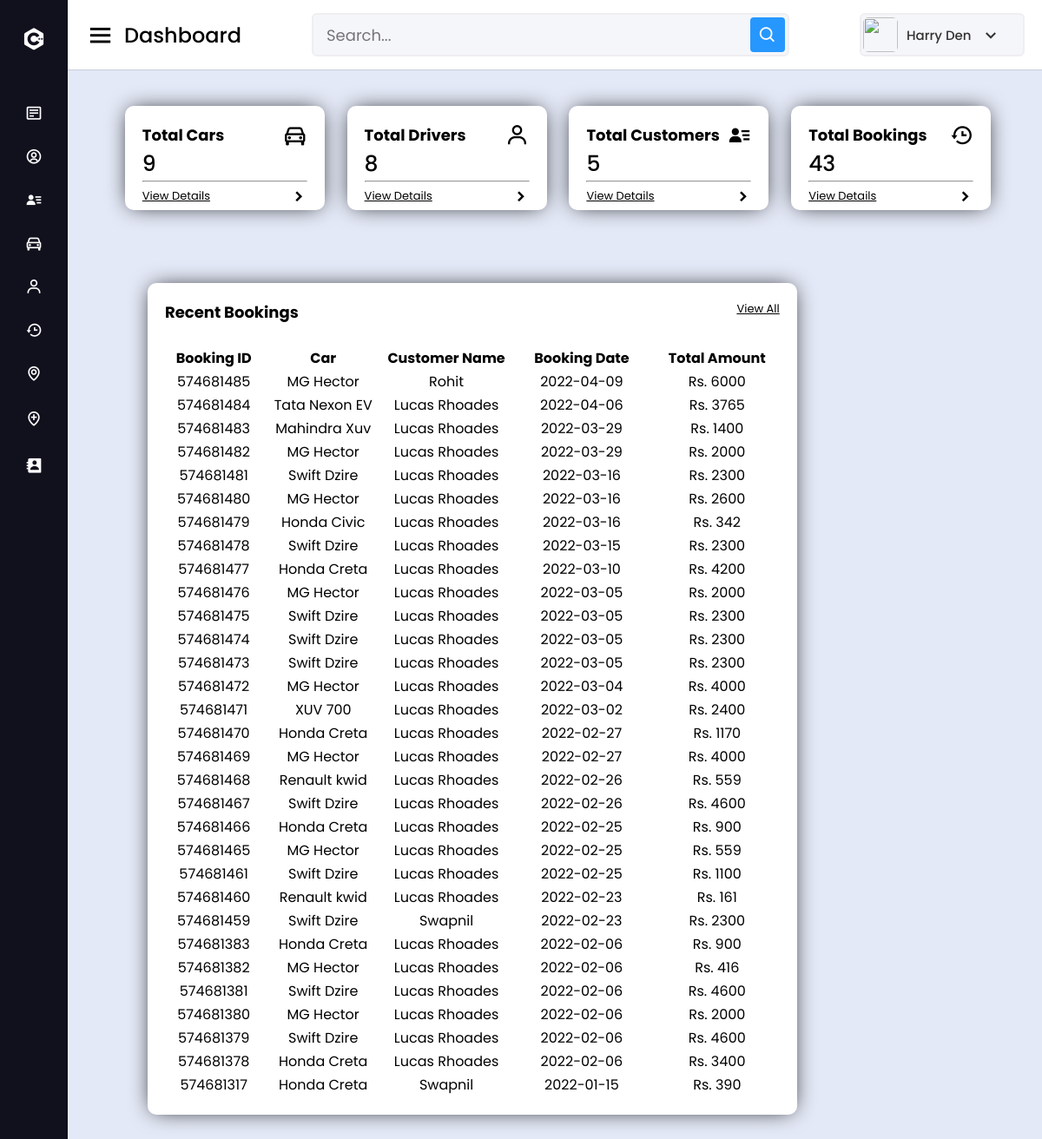
Page /admin.php (signed in) on the committed database.
### tables this page shows
CREATE TABLE `rentedcars` (
  `id` int(100) NOT NULL,
  `customer_username` varchar(50) NOT NULL,
  `car_id` int(20) NOT NULL,
  `driver_id` int(20) NOT NULL,
  `location` varchar(50) NOT NULL,
  `time` time NOT NULL,
  `Aadhar_Card` int(12) NOT NULL,
  `booking_date` date NOT NULL,
  `rent_start_date` date NOT NULL,
  `rent_end_date` date NOT NULL,
  `car_return_date` date DEFAULT NULL,
  `fare` double NOT NULL,
  `charge_type` varchar(25) NOT NULL DEFAULT 'days',
  `distance` double DEFAULT NULL,
  `no_of_days` int(50) DEFAULT NULL,
  `total_amount` double DEFAULT NULL,
  `return_status` varchar(10) NOT NULL
);

CREATE TABLE `cars` (
  `car_id` int(20) NOT NULL,
  `car_name` varchar(50) NOT NULL,
  `car_nameplate` varchar(50) NOT NULL,
  `car_img` varchar(50) DEFAULT 'NA',
  `ac_price` float NOT NULL,
  `non_ac_price` float NOT NULL,
  `ac_price_per_day` float NOT NULL,
  `non_ac_price_per_day` float NOT NULL,
  `car_availability` varchar(10) NOT NULL
);

CREATE TABLE `customers` (
  `customer_username` varchar(50) NOT NULL,
  `customer_name` varchar(50) NOT NULL,
  `customer_phone` varchar(15) NOT NULL,
  `customer_email` varchar(25) NOT NULL,
  `customer_address` varchar(50) NOT NULL,
  `customer_password` varchar(20) NOT NULL
);

### admin.php (the view, shortened to what this page needs)
<!DOCTYPE html>
<html lang="en" dir="ltr">
<?php include 'session_client.php'; ?>
<head>
    <link rel="stylesheet" href="style.css">
    <link rel="stylesheet" href="dashboard.css">
    <link href='https://unpkg.com/boxicons@2.0.7/css/boxicons.min.css' rel='stylesheet'>
</head>
<body>
    <div class="sidebar close">
        <div class="logo-details">
            <i class='bx bxl-c-plus-plus'></i>
        </div>
        <ul class="nav-links">
            <li>
                <a href="admin.php">
                    <i class='bx bx-detail'></i>
                </a>
            </li>
            <li>
                <a href="dashboard.php">
                    <i class='bx bx-user-circle'></i>
                </a>
            </li>
            <li>
                <a href="customer.php">
                    <i class='bx bxs-user-detail'></i>
                </a>
            </li>
            <li>
                <div class="iocn-link">
                    <a href="#">
                        <i class='bx bx-car'></i>
                    </a>
                </div>
            </li>
            <li>
                <div class="iocn-link">
                    <a href="#">
                        <i class='bx bx-user'></i>
                    </a>
                </div>
            </li>
            <li>
                <a href="bookings.php">
                    <i class='bx bx-history'></i>
                </a>
            </li>
            <li>
                <a href="tracking.php">
                    <i class='bx bx-map'></i>
                </a>
            </li>
            <li>
                <a href="pickup.php">
                    <i class='bx bx-location-plus'></i>
                </a>
            </li>
            <li>
                <a href="contactus.php">
                    <i class='bx bxs-contact'></i>
                </a>
            </li>
            <li>
                <div class="profile-details">
                </div>
            </li>
        </ul>
    </div>
    <section class="home-section">
        <nav>
            <div class="sidebar-button">
                <i class='bx bx-menu'></i>
                <span class="text">Dashboard</span>
            </div>
            <div class="search-box">
                <input type="text" placeholder="Search...">
                <i class='bx bx-search'></i>
            </div>
            <div class="profile-details">
                <img src="C:\xampp\htdocs\Car_Rental-PHP\assets\img\profile.jpg" alt="">
                <span class="admin_name"> Harry Den</span>
                <i class='bx bx-chevron-down'></i>
            </div>
        </nav>
        <div class="main-board">
            <div class="card-board">
                <div class="card">
                    <div class="card-icon">
                        <span>Total Cars</span> <i class='bx bx-car'></i>
                    </div>
                    <?php
                    $dash_cars_query ="SELECT * from cars";
                    $dash_cars_query_run = mysqli_query($conn, $dash_cars_query);
                    if($cars_total = mysqli_num_rows($dash_cars_query_run))
                    {
                      echo ' <h5>' .$cars_total. '</h5>';
                    }
                    else
                    {
                      echo '<h5>No data</h5>';
                    }
                    ?>
                    <hr>
                    <div class="card-icon-i">
                        <span><a href="My Cars.php">View Details</a></span> <i class='bx bxs-chevron-right'></i>
                    </div>
                </div>
                <div class="card">
                    <div class="card-icon">
                        <span>Total Drivers</span> <i class='bx bx-user'></i>
                    </div>
                    <?php
                    $dash_driver_query ="SELECT * from driver";
                    $dash_driver_query_run = mysqli_query($conn, $dash_driver_query);
                    if($driver_total = mysqli_num_rows($dash_driver_query_run))
                    {
                      echo ' <h5>' .$driver_total. '</h5>';
                    }
                    else
                    {
                      echo '<h5>No data</h5>';
                    }
                    ?>
                    <hr>
                    <div class="card-icon-i">
                        <span><a href="My Drivers.php">View Details</a></span> <i class='bx bxs-chevron-right'></i>
                    </div>
                </div>
                <div class="card">
                    <div class="card-icon">
                        <span>Total Customers</span><i class='bx bxs-user-detail'></i>
                    </div>
                    <?php
                    $dash_customers_query ="SELECT * from customers";
                    $dash_customers_query_run = mysqli_query($conn, $dash_customers_query);
                    if($customers_total = mysqli_num_rows($dash_customers_query_run))
                    {
                      echo ' <h5>' .$customers_total. '</h5>';
                    }
                    else
                    {
                      echo '<h5>No data</h5>';
                    }
                    ?>
                    <hr>
                    <div class="card-icon-i">
                        <span><a href="customer.php">View Details</a></span> <i class='bx bxs-chevron-right'></i>
                    </div>
                </div>
                <div class="card">
                    <div class="card-icon">
                        <span>Total Bookings</span> <i class='bx bx-history'></i>
                    </div>
                    <?php
                    $dash_booking_query ="SELECT * from rentedcars";
                    $dash_booking_query_run = mysqli_query($conn, $dash_booking_query);
                    if($booking_total = mysqli_num_rows($dash_booking_query_run))
                    {
                      echo ' <h5>' .$booking_total. '</h5>';
                    }
                    else
                    {
                      echo '<h5>No data</h5>';
                    }
                    ?>
                    <hr>
                    <div class="card-icon-i">
                        <span><a href="bookings.php">View Details</a></span> <i class='bx bxs-chevron-right'></i>
                    </div>
                </div>
            </div>
            <div class="card-board-1">
            <div class="card-1">
                    <div class="card-icon">
                        <span>Recent Bookings</span> <a href="bookings.php">View All</a>
                    </div>
                    <form action="" method="POST">
                    <br style="clear: both">
                    <?php $login_client = $_SESSION['login_client'];
            $sql1 = "SELECT * FROM rentedcars rc, clientcars cc, customers c, cars WHERE cc.client_username = '$login_client' AND cc.car_id = rc.car_id AND rc.return_status = 'R' AND c.customer_username = rc.customer_username AND cc.car_id = cars.car_id ORDER BY id DESC";
            $result1 = $conn->query($sql1);
            if (mysqli_num_rows($result1) > 0) {
          ?>
                    <div>
                        <table class="content-table" id="myTable">
                            <thead class="thead-dark">
                                <tr style="text-align:center;">
                                    <th width="10%">Booking ID</th>
                                    <th width="15%">Car</th>
                                    <th width="15%">Customer Name</th>
                                    <th width="18%">Booking Date</th>
                                    <th width="15%">Total Amount</th>
                                </tr>
                            </thead>
                            <?php
    while($row = mysqli_fetch_assoc($result1)) {
?>
                            <tr style="text-align:center;">
                                <td><?php echo $row["id"]; ?></td>
                                <td><?php echo $row["car_name"]; ?></td>
                                <td><?php echo $row["customer_name"]; ?></td>
                                <td><?php echo $row["booking_date"]; ?></td>
                                <td>Rs. <?php echo $row["total_amount"]; ?></td>
                            </tr>
                            <?php        } ?>
                        </table>
                    </div>
                    <?php
    } ?>
                </form>
                </div>
            </div>
        </div>
    </section>
</body>
</html>

### style.css (style rules this page uses)
* { margin: 0; padding: 0; box-sizing: border-box; font-family: "Poppins", sans-serif; }
.sidebar { position: fixed; top: 0; left: 0; height: 100%; width: 260px; background: #11101d; z-index: 100; transition: all 0.5s ease; }
.sidebar.close { width: 78px; }
.sidebar .logo-details { height: 60px; width: 100%; display: flex; align-items: center; margin-top: 15px; }
.sidebar .logo-details i { font-size: 30px; color: #fff; height: 50px; min-width: 78px; text-align: center; line-height: 50px; }
.sidebar .nav-links { height: 100%; padding: 30px 0 150px 0; overflow: auto; }
.sidebar.close .nav-links { overflow: visible; }
.sidebar .nav-links li { position: relative; list-style: none; transition: all 0.4s ease; }
.sidebar .nav-links li .iocn-link { display: flex; align-items: center; justify-content: space-between; }
.sidebar.close .nav-links li .iocn-link { display: block; }
.sidebar .nav-links li i { height: 50px; min-width: 78px; text-align: center; line-height: 50px; color: #fff; font-size: 20px; cursor: pointer; transition: all 0.3s ease; }
.sidebar .nav-links li a { display: flex; align-items: center; text-decoration: none; }
.sidebar .profile-details { position: fixed; bottom: 0; width: 260px; display: flex; align-items: center; justify-content: space-between; background: #1d1b31; padding: 12px 0; transition: all 0.5s ease; }
.sidebar.close .profile-details { background: none; }
.sidebar.close .profile-details { width: 78px; }
.home-section { position: relative; background: #e4e9f7; left: 260px; width: calc(100% - 260px); transition: all 0.5s ease; }
.sidebar.close ~ .home-section { left: 78px; width: calc(100% - 78px); }
.card-board { display: flex; padding: 42px 40px; justify-content: space-evenly; }
.card { width: 230px; height: 120px; padding: 20px; background: white; margin-left: 7px; border-radius: 10px; box-shadow: 0px 0px 26px -6px rgb(0 0 0); }
.card-icon { display: flex; }
.card-icon i { margin-left: auto; cursor: pointer; font-size: 28px; color: black; }
.card-icon-i { display: flex; }
.card-icon-i i { margin-left: auto; cursor: pointer; font-size: 20px; color: black; margin-top: 6px; }
.card span { font-size: 18px; font-weight: bold; }
.card span a { font-size: 13px; font-weight: 400; color: black; }
.card h5 { font-size: 25px; font-weight: 500; margin-right: 20px; }
.card-board-1 { display: flex; padding: 42px 40px; justify-content: flex-start; margin-left: 45px; }
.card-1 { width: 75%; height: 100%; padding: 20px; background: white; margin-left: 7px; border-radius: 10px; box-shadow: 0px 0px 26px -6px rgb(0 0 0); }
.card-1 span { font-size: 18px; font-weight: bold; }
.card-icon a { font-size: 13px; font-weight: 400; color: black; margin-left: auto; }

### dashboard.css (style rules this page uses)
.sidebar .logo-details { height: 60px; width: 100%; display: flex; align-items: center; margin-top: 15px; }
.home-section { position: relative; background: #e4e9f7; left: 260px; width: calc(100% - 260px); transition: all 0.5s ease; }
.home-section nav { display: flex; justify-content: space-between; height: 80px; background: #fff; display: flex; align-items: center; left: 240px; z-index: 100; padding: 0 20px; box-shadow: 0 1px 1px rgba(0, 0, 0, 0.1); transition: all 0.5s ease; }
.home-section nav .sidebar-button { display: flex; align-items: center; font-size: 24px; font-weight: 500; }
nav .sidebar-button i { font-size: 35px; margin-right: 10px; }
.home-section nav .search-box { position: relative; height: 50px; max-width: 550px; width: 100%; margin: 0 20px; }
nav .search-box input { height: 100%; width: 100%; outline: none; background: #f5f6fa; border: 2px solid #efeef1; border-radius: 6px; font-size: 18px; padding: 0 15px; }
nav .search-box .bx-search { position: absolute; height: 40px; width: 40px; background: #2697ff; right: 5px; top: 50%; transform: translateY(-50%); border-radius: 4px; line-height: 40px; text-align: center; color: #fff; font-size: 22px; transition: all 0.4 ease; }
.home-section nav .profile-details { display: flex; align-items: center; background: #f5f6fa; border: 2px solid #efeef1; border-radius: 6px; height: 50px; min-width: 190px; padding: 0 15px 0 2px; }
nav .profile-details img { height: 40px; width: 40px; border-radius: 6px; object-fit: cover; }
nav .profile-details .admin_name { font-size: 15px; font-weight: 500; color: #333; margin: 0 10px; white-space: nowrap; }
nav .profile-details i { font-size: 25px; color: #333; }

### rows in the picture
rentedcars: id "574681485", car.car_name "MG Hector", customers.customer_name "Rohit", booking_date "2022-04-09", total_amount "6000"
rentedcars: id "574681484", car.car_name "Tata Nexon EV", customers.customer_name "Lucas Rhoades", booking_date "2022-04-06", total_amount "3765"
rentedcars: id "574681483", car.car_name "Mahindra Xuv", customers.customer_name "Lucas Rhoades", booking_date "2022-03-29", total_amount "1400"
rentedcars: id "574681482", car.car_name "MG Hector", customers.customer_name "Lucas Rhoades", booking_date "2022-03-29", total_amount "2000"
rentedcars: id "574681481", car.car_name "Swift Dzire", customers.customer_name "Lucas Rhoades", booking_date "2022-03-16", total_amount "2300"
rentedcars: id "574681480", car.car_name "MG Hector", customers.customer_name "Lucas Rhoades", booking_date "2022-03-16", total_amount "2600"
rentedcars: id "574681479", car.car_name "Honda Civic", customers.customer_name "Lucas Rhoades", booking_date "2022-03-16", total_amount "342"
rentedcars: id "574681478", car.car_name "Swift Dzire", customers.customer_name "Lucas Rhoades", booking_date "2022-03-15", total_amount "2300"
rentedcars: id "574681477", car.car_name "Honda Creta", customers.customer_name "Lucas Rhoades", booking_date "2022-03-10", total_amount "4200"
rentedcars: id "574681476", car.car_name "MG Hector", customers.customer_name "Lucas Rhoades", booking_date "2022-03-05", total_amount "2000"
rentedcars: id "574681475", car.car_name "Swift Dzire", customers.customer_name "Lucas Rhoades", booking_date "2022-03-05", total_amount "2300"
rentedcars: id "574681474", car.car_name "Swift Dzire", customers.customer_name "Lucas Rhoades", booking_date "2022-03-05", total_amount "2300"
rentedcars: id "574681473", car.car_name "Swift Dzire", customers.customer_name "Lucas Rhoades", booking_date "2022-03-05", total_amount "2300"
rentedcars: id "574681472", car.car_name "MG Hector", customers.customer_name "Lucas Rhoades", booking_date "2022-03-04", total_amount "4000"
rentedcars: id "574681471", car.car_name "XUV 700", customers.customer_name "Lucas Rhoades", booking_date "2022-03-02", total_amount "2400"
rentedcars: id "574681470", car.car_name "Honda Creta", customers.customer_name "Lucas Rhoades", booking_date "2022-02-27", total_amount "1170"
rentedcars: id "574681469", car.car_name "MG Hector", customers.customer_name "Lucas Rhoades", booking_date "2022-02-27", total_amount "4000"
rentedcars: id "574681468", car.car_name "Renault kwid", customers.customer_name "Lucas Rhoades", booking_date "2022-02-26", total_amount "559"
rentedcars: id "574681467", car.car_name "Swift Dzire", customers.customer_name "Lucas Rhoades", booking_date "2022-02-26", total_amount "4600"
rentedcars: id "574681466", car.car_name "Honda Creta", customers.customer_name "Lucas Rhoades", booking_date "2022-02-25", total_amount "900"
rentedcars: id "574681465", car.car_name "MG Hector", customers.customer_name "Lucas Rhoades", booking_date "2022-02-25", total_amount "559"
rentedcars: id "574681461", car.car_name "Swift Dzire", customers.customer_name "Lucas Rhoades", booking_date "2022-02-25", total_amount "1100"
rentedcars: id "574681460", car.car_name "Renault kwid", customers.customer_name "Lucas Rhoades", booking_date "2022-02-23", total_amount "161"
rentedcars: id "574681459", car.car_name "Swift Dzire", customers.customer_name "Swapnil", booking_date "2022-02-23", total_amount "2300"
rentedcars: id "574681383", car.car_name "Honda Creta", customers.customer_name "Lucas Rhoades", booking_date "2022-02-06", total_amount "900"
rentedcars: id "574681382", car.car_name "MG Hector", customers.customer_name "Lucas Rhoades", booking_date "2022-02-06", total_amount "416"
rentedcars: id "574681381", car.car_name "Swift Dzire", customers.customer_name "Lucas Rhoades", booking_date "2022-02-06", total_amount "4600"
rentedcars: id "574681380", car.car_name "MG Hector", customers.customer_name "Lucas Rhoades", booking_date "2022-02-06", total_amount "2000"
rentedcars: id "574681379", car.car_name "Swift Dzire", customers.customer_name "Lucas Rhoades", booking_date "2022-02-06", total_amount "4600"
rentedcars: id "574681378", car.car_name "Honda Creta", customers.customer_name "Lucas Rhoades", booking_date "2022-02-06", total_amount "3400"
rentedcars: id "574681317", car.car_name "Honda Creta", customers.customer_name "Swapnil", booking_date "2022-01-15", total_amount "390"

### other values in the picture
$cars_total "9"
$driver_total "8"
$customers_total "5"
$booking_total "43"
